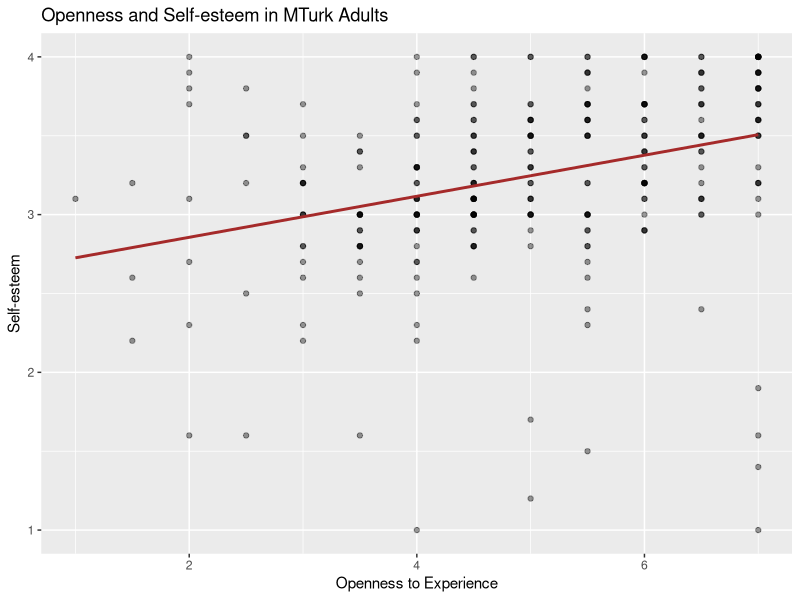
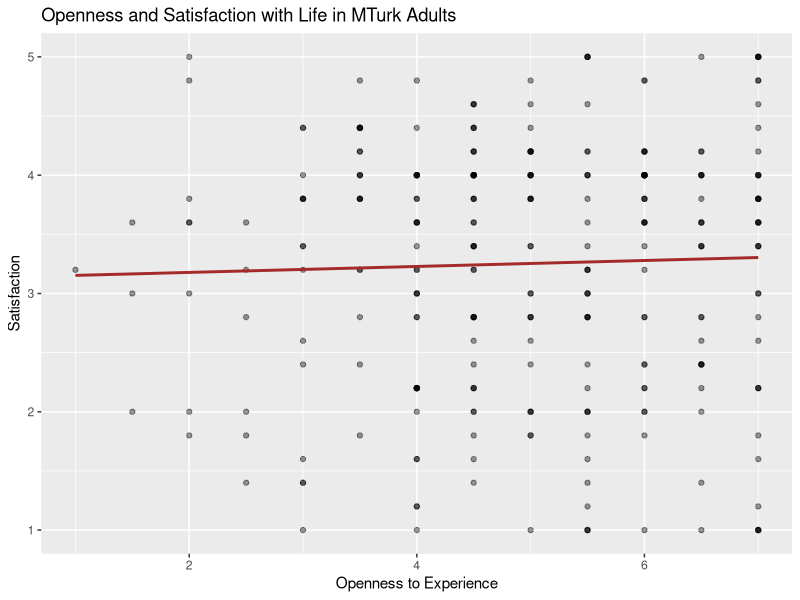
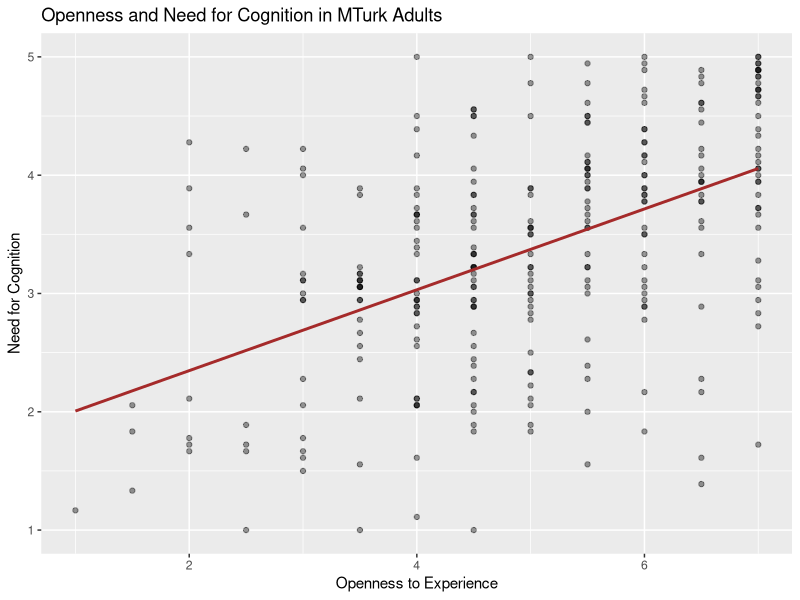
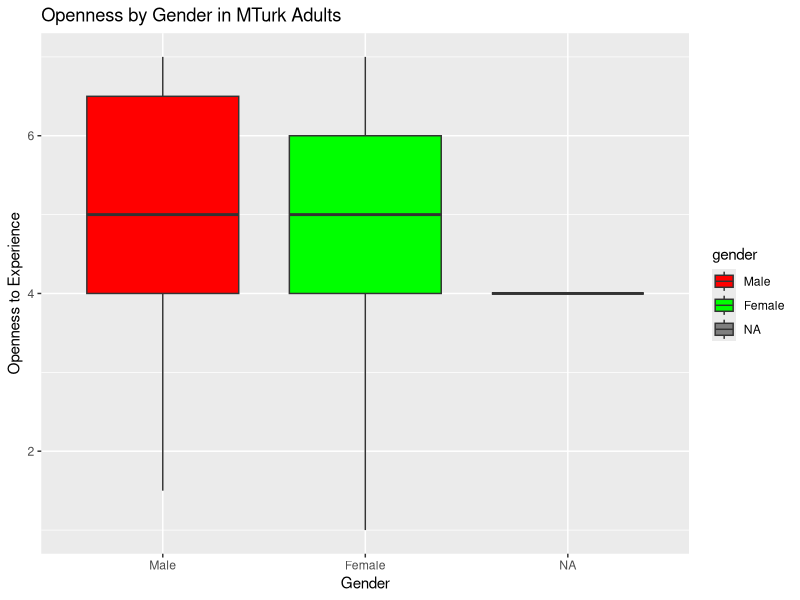
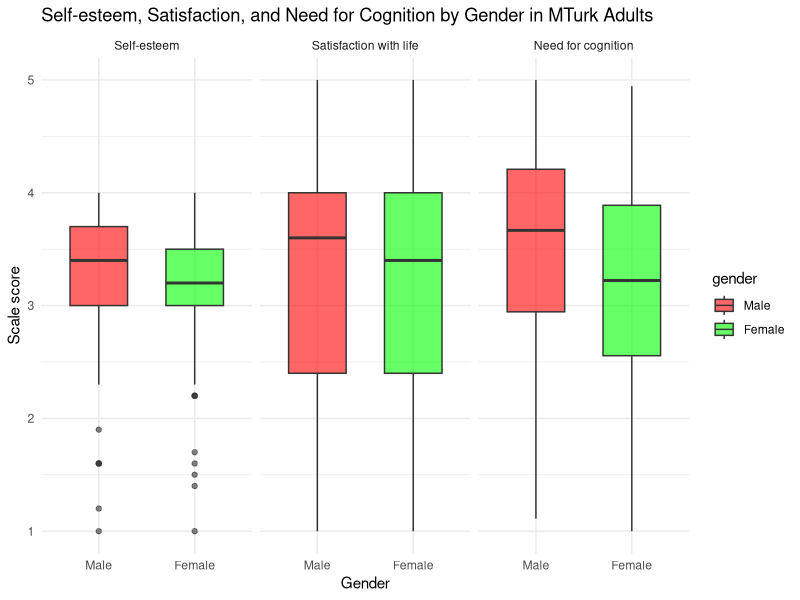

R code for these plots, in order:
## ---- chunk 1
library(tidyverse)
library(haven)

mTurk_raw <- read_sav("OnlinePsychologySurveyData.sav") %>% 
  as_tibble()
## ---- chunk 2
mTurk_correlates <- mTurk_raw %>% 
  transmute(
    openness           = OPENNESS,
    self_esteem    = SELFESTEEM,         
    satisfaction   = SATISFACTION,
    nfc = NFC,
    age = Age,
    gender = Gender
  )
## ---- chunk 3
mTurk_correlates <- mTurk_correlates %>% 
  mutate(
    gender = factor(gender,
                    levels = c(1, 2),
                    labels = c("Male", "Female"))
  )

glimpse(mTurk_correlates)
## ---- chunk 4
mTurk_correlates %>% 
  summarise(
    n           = n(),
    mean_open   = mean(openness, na.rm = TRUE),
    sd_open     = sd(openness, na.rm = TRUE),
    mean_se     = mean(self_esteem, na.rm = TRUE),
    sd_se       = sd(self_esteem, na.rm = TRUE),
    mean_satis  = mean(satisfaction, na.rm = TRUE),
    sd_satis    = sd(satisfaction, na.rm = TRUE),
    mean_nfc    = mean(nfc, na.rm = TRUE),
    sd_nfc      = sd(nfc, na.rm = TRUE),
    mean_age    = mean(age, na.rm = TRUE),
    sd_age      = sd(age, na.rm = TRUE)
  )

mTurk_correlates %>% 
  count(gender)
## ---- chunk 5
cor_vars <- mTurk_correlates %>% 
  select(openness, self_esteem, satisfaction, nfc, age)

cor_matrix <- cor(cor_vars, use = "pairwise.complete.obs")
cor_matrix
## ---- chunk 6
library(psych)

psych::corr.test(cor_vars)

cor_results <- psych::corr.test(cor_vars)
cor_results$r      # correlation coefficients
cor_results$p      # p-values

## ---- chunk 7
library(ggplot2)
## ---- chunk 8
ggplot(mTurk_correlates, aes(x = openness, y = self_esteem)) +
  geom_point(alpha = 0.4) +
  geom_smooth(method = "lm", se = FALSE, color = "brown") +
  labs(
    x = "Openness to Experience",
    y = "Self-esteem",
    title = "Openness and Self-esteem in MTurk Adults"
  )
## ---- chunk 9
ggplot(mTurk_correlates, aes(x = openness, y = satisfaction)) +
  geom_point(alpha = 0.4) +
  geom_smooth(method = "lm", se = FALSE, color = "brown") +
  labs(
    x = "Openness to Experience",
    y = "Satisfaction",
    title = "Openness and Satisfaction with Life in MTurk Adults"
  )
## ---- chunk 10
ggplot(mTurk_correlates, aes(x = openness, y = nfc)) +
  geom_point(alpha = 0.4) +
  geom_smooth(method = "lm", se = FALSE, color = "brown") +
  labs(
    x = "Openness to Experience",
    y = "Need for Cognition",
    title = "Openness and Need for Cognition in MTurk Adults"
  )
## ---- chunk 11
ggplot(mTurk_correlates, aes(x = gender, y = openness, fill = gender)) +
  geom_boxplot() +
  scale_fill_manual(values = c("Male" = "red",
                               "Female" = "green")) +
  labs(
    x = "Gender",
    y = "Openness to Experience",
    title = "Openness by Gender in MTurk Adults"
  )
## ---- chunk 12
mTurk_long <- mTurk_correlates %>% 
  filter(!is.na(gender)) %>% 
  pivot_longer(
    cols = c(self_esteem, satisfaction, nfc),
    names_to = "outcome",
    values_to = "score"
  ) %>% 
  mutate(
    outcome = factor(
      outcome,
      levels = c("self_esteem", "satisfaction", "nfc"),
      labels = c("Self-esteem", "Satisfaction with life", "Need for cognition")
    )
  )

ggplot(mTurk_long,
       aes(x = gender, y = score, fill = gender)) +
  geom_boxplot(alpha = 0.6, width = 0.6) +
  facet_wrap(~ outcome, nrow = 1) +
  scale_fill_manual(values = c("Male" = "red", "Female" = "green")) +
  labs(
    x = "Gender",
    y = "Scale score",
    title = "Self-esteem, Satisfaction, and Need for Cognition by Gender in MTurk Adults"
  ) +
  theme(legend.position = "none") +
  theme_minimal()
